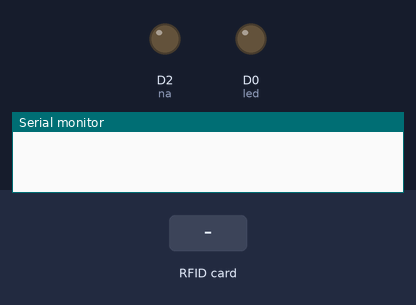
Simulated run of this sketch. Board: ESP8266 (NodeMCU). Shown: output pins drawn as LEDs (lit = HIGH), the last lines printed to the serial monitor. Dashed ring = blinking. Inputs (shaded band) come from the test bench.

Above: at 1.2 s.
1.3 s: RFID card 86 24 72 55 37 held to the reader
At 1.95 s:
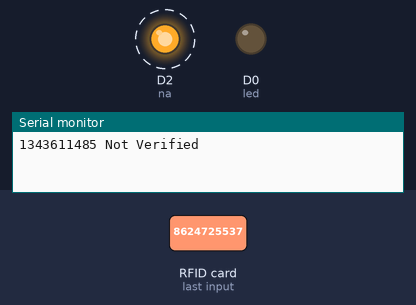
Timing chart, 0 to 4.3 s (numbered marks = the images above; inputs shaded):
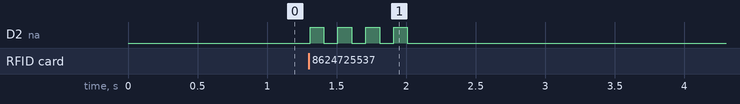

The sketch:

rfid.ino
```cpp
#include <SPI.h>
#include <MFRC522.h>
constexpr uint8_t RST_PIN = D3;     // Configurable, see typical pin layout above
constexpr uint8_t SS_PIN = D8;     // Configurable, see typical pin layout above
MFRC522 rfid(SS_PIN, RST_PIN); // Instance of the class
MFRC522::MIFARE_Key key;
String tag;
#define led D0
#define na D2
void setup() {
  Serial.begin(115200);
  SPI.begin(); // Init SPI bus
  rfid.PCD_Init(); // Init MFRC522
  pinMode(led,OUTPUT);
  pinMode(na,OUTPUT);
}
void loop() {
  if ( ! rfid.PICC_IsNewCardPresent())
    return;
  if (rfid.PICC_ReadCardSerial()) {
    for (byte i = 0; i < 4; i++) {
      tag += rfid.uid.uidByte[i];
    }
    Serial.print(tag);
    if(tag=="8624725537")   //rfid tag value
    {
    Serial.println(" Verified");
    digitalWrite(led,HIGH);
    delay(5000);
    digitalWrite(led,LOW);
    }
    else{
    Serial.println(" Not Verified");
    digitalWrite(na,HIGH);
    delay(100);
    digitalWrite(na,LOW);
    delay(100);
    digitalWrite(na,HIGH);
    delay(100);
    digitalWrite(na,LOW);
    delay(100);
    digitalWrite(na,HIGH);
    delay(100);
    digitalWrite(na,LOW);
     delay(100);
    digitalWrite(na,HIGH);
    delay(100);
    digitalWrite(na,LOW);
    }
    tag = "";
    rfid.PICC_HaltA();
    rfid.PCD_StopCrypto1();
  }
}
```

Measured:
- after the input at 1.3 s, D2 (na): alternates HIGH for 0.10 s and LOW for 0.10 s, 8 changes in all, then stays LOW, starting at once
